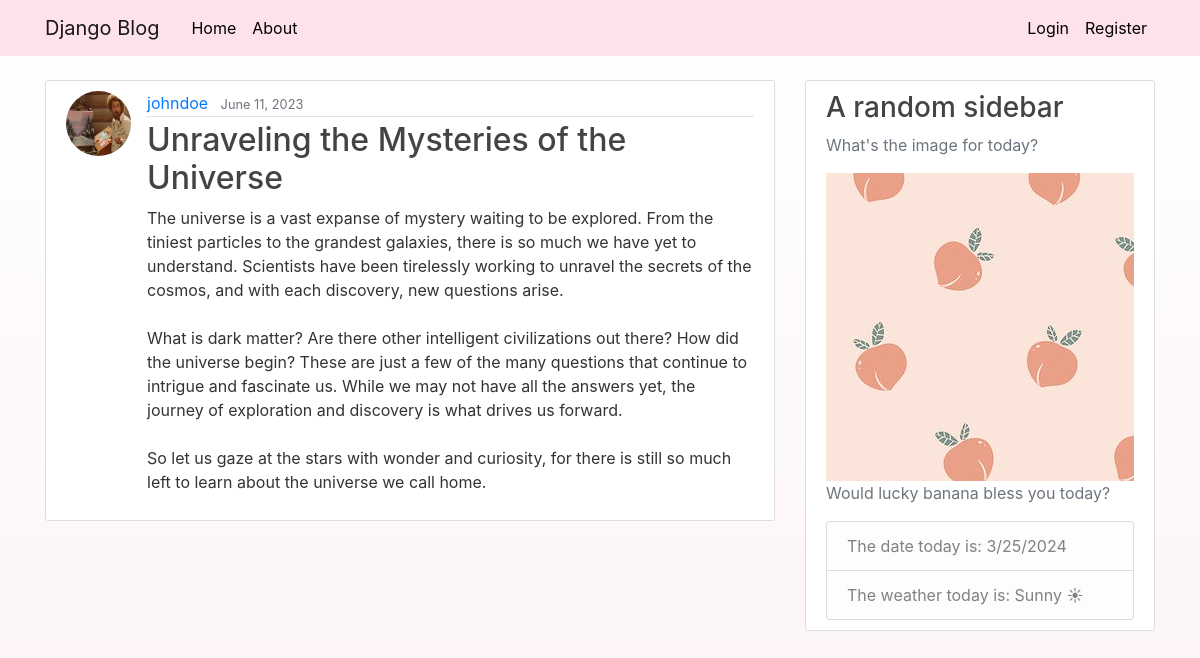
Screenshot of /post/46/ with the database file from the repository.
### blog/models.py (models this page shows, shortened)
class Post(models.Model):
    title = models.CharField(max_length=100)
    content = models.TextField()
    date_posted = models.DateTimeField(default=timezone.now)
    author = models.ForeignKey(User, on_delete=models.CASCADE)

### users/models.py (models this page shows, shortened)
class Profile(models.Model):
    user = models.OneToOneField(User, on_delete=models.CASCADE)
    image = models.ImageField(default='default.jpg', upload_to='profile_pics')
    birthday = models.DateField(default='2000-01-01')

### blog/views.py (the view)
# urls.py: path('post/<int:pk>/', PostDetailView.as_view(), name='post-detail'),
class PostDetailView(DetailView):
    model = Post

### blog/templates/blog/post_detail.html (shortened to what this page needs)
{% extends "blog/base.html" %}
{% block content %}
<article class="media content-section">
    <img class="rounded-circle article-img" src="{{ object.author.profile.image.url }}">
    <div class="media-body">
        <div class="article-metadata">
            <a class="mr-2" href="{%url 'user-posts' object.author.username %}">{{ object.author }}</a>
            <small class="text-muted">{{ object.date_posted|date:'F d, Y' }}</small>
        </div>
        <h2 class="article-title">{{ object.title }}</h2>
        <p class="article-content">{{ object.content }}</p>
    </div>
</article>
{% endblock content %}

### blog/static/blog/main.css (style rules this page uses)
body { background-image: linear-gradient(to bottom, white, #fcf3f5); background-repeat: no-repeat; background-attachment: fixed; background-size: cover; color: #333333; margin-top: 5rem; }
h1, h2, h3, h4, h5, h6 { color: #444444; }
.content-section { background: #ffffff; padding: 10px 20px; border: 1px solid #dddddd; border-radius: 3px; margin-bottom: 20px; }
.article-title { color: #444444; }
.article-content { white-space: pre-line; }
.article-img { height: 65px; width: 65px; margin-right: 16px; }
.article-metadata { padding-bottom: 1px; margin-bottom: 4px; border-bottom: 1px solid #e3e3e3 }

### rows the page displays
Post: author.profile.image (picture), author "johndoe", date_posted "June 11, 2023", title "Unraveling the Mysteries of the Universe", content "The universe is a vast expanse of mystery waiting to be explored. From the tiniest particles to the grandest galaxies, there is so much we have yet to understand. Scientists have been tirelessly working to unravel the secrets of the cosmos, and with each discovery, new questions arise. What is dark matter? Are there other intelligent civilizations out there? How did the universe begin? These are just a few of the many questions that continue to intrigue and fascinate us. While we may not have all the answers yet, the journey of exploration and discovery is what drives us forward. So let us gaze at the stars with wonder and curiosity, for there is still so much left to learn about the…"
